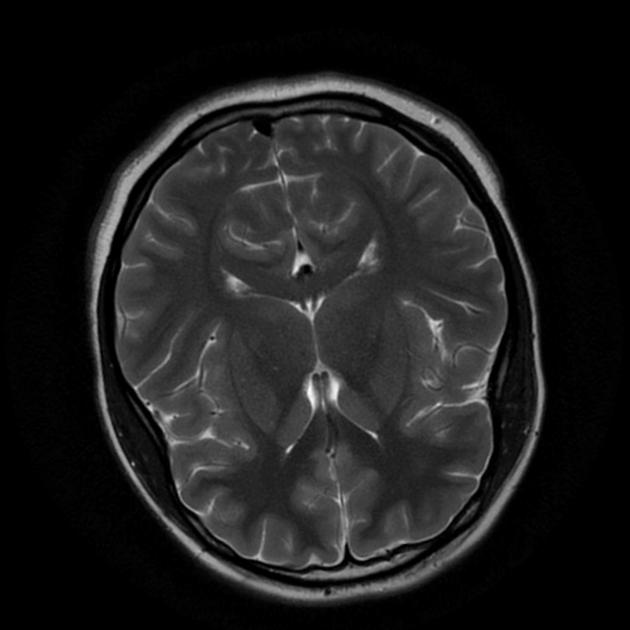
#> input picture 1 no.jpeg, 630 x 630 px
$ jupyter execute --allow-errors Brain_tumor_code.ipynb   (shell and % lines are left out)
#> lines starting #> are read from the running program, lines starting #| are printed output that depends on the picture; after the words box and inside, x2 and y2 are one past the last pixel; in counts of white or black regions, pixels touching at a corner belong together
[cell 1]
import cv2
import numpy as np
import matplotlib.pyplot as plt

# Loading sample image
image_path = "1 no.jpeg"
image = cv2.imread(image_path, cv2.IMREAD_GRAYSCALE)  # Load in grayscale
#> image is the input picture: shape (630, 630); min 0, max 254, mean 29.1
plt.imshow(image, cmap='gray')
plt.title('Original MRI Image')
plt.show()

[cell 2]
# Resize the image to the size expected by the model (e.g., 128x128)
image_resized = cv2.resize(image, (128, 128))
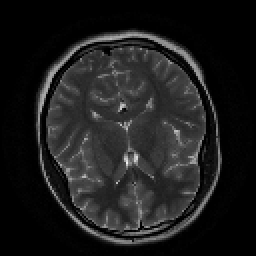
#> image_resized: shape (128, 128) (shown 2 times larger); min 0, max 242, mean 29.1

# Normalize the image (if required by your model)
image_normalized = image_resized / 255.0

# Reshape for the model if necessary
image_input = image_normalized.reshape(1, 128, 128, 1)  # Batch size of 1, and grayscale image

[cell 3]
import tensorflow as tf
from tensorflow.keras.layers import Conv2D, Input, ZeroPadding2D, BatchNormalization, Activation, MaxPooling2D, Flatten, Dense
from tensorflow.keras.models import Model, load_model
from tensorflow.keras.callbacks import TensorBoard, ModelCheckpoint
from sklearn.model_selection import train_test_split
from sklearn.metrics import f1_score
from sklearn.utils import shuffle
import cv2
import imutils
import numpy as np
import matplotlib.pyplot as plt
import time
from os import listdir

[cell 4]
def crop_brain_contour(image, plot=False):

    #import imutils
    #import cv2
    #from matplotlib import pyplot as plt

    # Convert the image to grayscale, and blur it slightly
#> called with plot = True
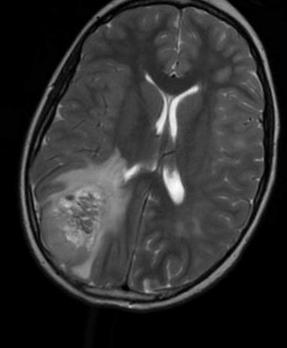
#> input picture augmented_data/yes/aug_Image1_0_3163.jpg, 287 x 348 px
#> in load_data, image is the input picture: shape (348, 287, 3); min 0, max 255, mean 48
    gray = cv2.cvtColor(image, cv2.COLOR_BGR2GRAY)
    gray = cv2.GaussianBlur(gray, (5, 5), 0)

    # Threshold the image, then perform a series of erosions +
    # dilations to remove any small regions of noise
    thresh = cv2.threshold(gray, 45, 255, cv2.THRESH_BINARY)[1]
    thresh = cv2.erode(thresh, None, iterations=2)
    thresh = cv2.dilate(thresh, None, iterations=2)

    # Find contours in thresholded image, then grab the largest one
    cnts = cv2.findContours(thresh.copy(), cv2.RETR_EXTERNAL, cv2.CHAIN_APPROX_SIMPLE)
    cnts = imutils.grab_contours(cnts)
    c = max(cnts, key=cv2.contourArea)
    # Find the extreme points
    extLeft = tuple(c[c[:, :, 0].argmin()][0])
    extRight = tuple(c[c[:, :, 0].argmax()][0])
    extTop = tuple(c[c[:, :, 1].argmin()][0])
    extBot = tuple(c[c[:, :, 1].argmax()][0])

    # crop new image out of the original image using the four extreme points (left, right, top, bottom)
    new_image = image[extTop[1]:extBot[1], extLeft[0]:extRight[0]]

    if plot:
        plt.figure()

        plt.subplot(1, 2, 1)
        plt.imshow(image)

        plt.tick_params(axis='both', which='both',
                        top=False, bottom=False, left=False, right=False,
                        labelbottom=False, labeltop=False, labelleft=False, labelright=False)

        plt.title('Original Image')

        plt.subplot(1, 2, 2)
        plt.imshow(new_image)

        plt.tick_params(axis='both', which='both',
                        top=False, bottom=False, left=False, right=False,
                        labelbottom=False, labeltop=False, labelleft=False, labelright=False)

        plt.title('Cropped Image')

        plt.show()

    return new_image

[cell 5]
ex_img = cv2.imread('Y1.jpg')
#> (the rest of this cell did not finish here and is left out)

[cell 6]
# [35 lines left out: function load_data, not called in this run]

[cell 7]
import os
import cv2
import numpy as np
from sklearn.utils import shuffle

def crop_brain_contour(image, plot=False):
#> called with plot = False
    gray = cv2.cvtColor(image, cv2.COLOR_BGR2GRAY)
    gray = cv2.GaussianBlur(gray, (5, 5), 0)

    thresh = cv2.threshold(gray, 45, 255, cv2.THRESH_BINARY)[1]
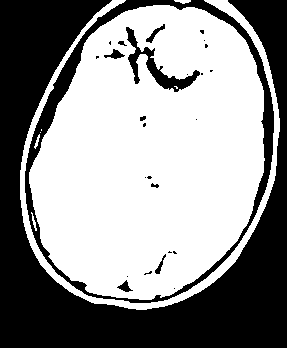
#> thresh: shape (348, 287); 57.2% white; 27 black regions (17 under 20 px), largest, box (x1, y1, x2, y2) and area: (0, 0, 287, 348) 35329, (25, 0, 274, 303) 5786, (126, 27, 200, 92) 1068
    thresh = cv2.erode(thresh, None, iterations=2)
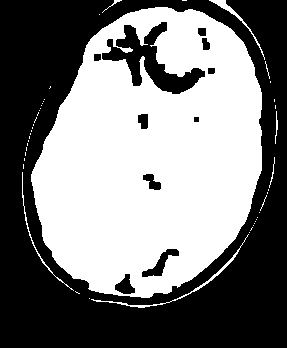
#> thresh: shape (348, 287); 48.8% white; 46 white regions (39 under 20 px), largest, box (x1, y1, x2, y2) and area: (31, 7, 262, 298) 47716, (91, 234, 249, 308) 351, (209, 0, 265, 60) 237
    thresh = cv2.dilate(thresh, None, iterations=2)
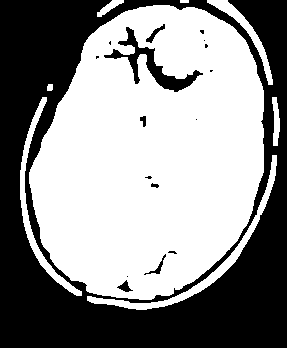
#> thresh: shape (348, 287); 56.4% white; 17 black regions (10 under 20 px)

    cnts = cv2.findContours(thresh.copy(), cv2.RETR_EXTERNAL, cv2.CHAIN_APPROX_SIMPLE)
#> cnts = 8 contours, 1 with area under 20; largest, box (x1, y1, x2, y2) and area: (29, 5, 264, 300) 53200, (87, 155, 277, 310) 1554, (20, 97, 82, 296) 1135, (207, 0, 273, 85) 708, (272, 97, 280, 146) 214, (97, 0, 124, 17) 145, (47, 84, 53, 91) 28
    cnts = cnts[0] if len(cnts) == 2 else cnts[1]
    c = max(cnts, key=cv2.contourArea)
#> c = contour of 378 points, box (x1, y1, x2, y2) (29, 5, 264, 300), area 53200

    extLeft = tuple(c[c[:, :, 0].argmin()][0])
#> extLeft = (29, 172)
    extRight = tuple(c[c[:, :, 0].argmax()][0])
#> extRight = (263, 172)
    extTop = tuple(c[c[:, :, 1].argmin()][0])
#> extTop = (153, 5)
    extBot = tuple(c[c[:, :, 1].argmax()][0])
#> extBot = (139, 299)

    new_image = image[extTop[1]:extBot[1], extLeft[0]:extRight[0]]
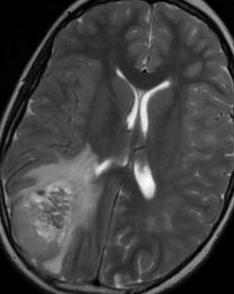
#> new_image: shape (294, 234, 3); min 0, max 255, mean 65.8

    if plot:
        plt.figure()
        plt.subplot(1, 2, 1)
        plt.imshow(image)
        plt.subplot(1, 2, 2)
        plt.imshow(new_image)
        plt.show()

    return new_image

def load_data(dir_list, image_size):
    X = []
    y = []
    image_width, image_height = image_size
    valid_extensions = ('.jpg', '.jpeg', '.png', '.bmp', '.tiff')  # Add more extensions if needed

    for directory in dir_list:
        for filename in os.listdir(directory):
            if filename.lower().endswith(valid_extensions):  # Check for valid image file extensions
                file_path = os.path.join(directory, filename)
                image = cv2.imread(file_path)
                if image is not None:
                    image = crop_brain_contour(image, plot=False)
                    image = cv2.resize(image, (image_width, image_height), interpolation=cv2.INTER_CUBIC)
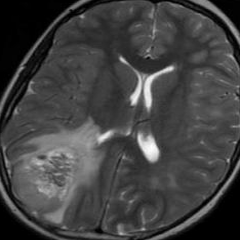
#> image: shape (240, 240, 3); min 0, max 255, mean 65.8
                    image = image / 255.
                    X.append(image)

                    if 'yes' in directory.lower():
                        y.append([1])
                    else:
                        y.append([0])

    X = np.array(X)
    y = np.array(y)

    X, y = shuffle(X, y)

    print(f'Number of examples is: {len(X)}')
    print(f'X shape is: {X.shape}')
    print(f'y shape is: {y.shape}')

    return X, y

augmented_path = 'augmented_data/'

augmented_yes = os.path.join(augmented_path, 'yes')
augmented_no = os.path.join(augmented_path, 'no')

IMG_WIDTH, IMG_HEIGHT = (240, 240)

#> (the rest of this cell did not finish here and is left out)

[cell 8]
import matplotlib.pyplot as plt
import numpy as np

# [24 lines left out: function plot_sample_images, not called in this run]

#> (a cell that did not finish here is left out)

[cell 10]
# [20 lines left out: function split_data, not called in this run]

#> (a cell that did not finish here is left out)

#> (a cell that did not finish here is left out)

[cell 13]
 # Nicely formatted time string
# [5 lines left out: function hms_string, not called in this run]

[cell 14]
# [7 lines left out: function compute_f1_score, not called in this run]

[cell 15]
def build_model(input_shape):
    """
    Arguments:
        input_shape: A tuple representing the shape of the input of the model. shape=(image_width, image_height, #_channels)
    Returns:
        model: A Model object.
    """
    # Define the input placeholder as a tensor with shape input_shape
    X_input = Input(input_shape)  # shape=(?, 240, 240, 3)

    # Zero-Padding: pads the border of X_input with zeroes
    X = ZeroPadding2D((2, 2))(X_input)  # shape=(?, 244, 244, 3)

    # CONV -> BN -> RELU Block applied to X
    X = Conv2D(32, (7, 7), strides=(1, 1), name='conv0')(X)
    X = BatchNormalization(axis=3, name='bn0')(X)
    X = Activation('relu')(X)  # shape=(?, 238, 238, 32)

    # MAXPOOL
    X = MaxPooling2D((4, 4), name='max_pool0')(X)  # shape=(?, 59, 59, 32)

    # Adding another convolutional layer to improve feature extraction
    X = Conv2D(64, (3, 3), strides=(1, 1), name='conv1')(X)
    X = BatchNormalization(axis=3, name='bn1')(X)
    X = Activation('relu')(X)  # shape=(?, 57, 57, 64)

    # Additional MAXPOOL
    X = MaxPooling2D((4, 4), name='max_pool1')(X)  # shape=(?, 14, 14, 64)

    # FLATTEN X
    X = Flatten()(X)  # shape=(?, 12544)

    # FULLYCONNECTED
    X = Dense(128, activation='relu', name='fc1')(X)  # Adding a dense layer for better learning
    X = Dense(1, activation='sigmoid', name='fc2')(X)  # shape=(?, 1)

    # Create model. This creates your Keras model instance, you'll use this instance to train/test the model.
    model = Model(inputs=X_input, outputs=X, name='BrainDetectionModel')

    return model

[cell 16]
IMG_SHAPE = (IMG_WIDTH, IMG_HEIGHT, 3)
#> IMG_SHAPE = (240, 240, 3)

#> (a cell that did not finish here is left out)
